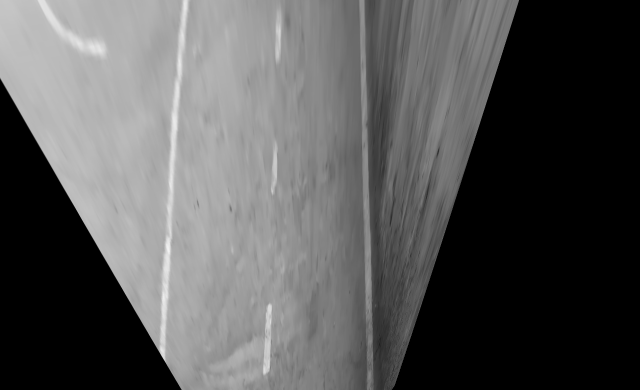
#> input picture Camera_LaneExtraction/IPM_Images/IPM_Image0.png, 1280 x 780 px, found by its file name (shown at 1/2 size)
$ python rayleigh_test.py
#> lines starting #> are read from the running program, lines starting #| are printed output that depends on the picture; long printed decimals are rounded
import numpy as np
from scipy.stats import rayleigh
import cv2
import matplotlib.pyplot as plt
import math

path = '/Users/kshitijvaidya/Desktop/VirtualEnvironment/CV_IPM_Task/ipm_image/ipm_image0.png'
image = cv2.imread(path)
#> image is the input picture: shape (780, 1280, 3); min 0, max 242, mean 86.8
image = cv2.cvtColor(image, cv2.COLOR_BGR2GRAY)
#> image: shape (780, 1280)
hist = cv2.calcHist([image], [0], None, [207], [50, 256])
#> hist = 207 values, max 11823 at index 122, min 0 at index 193, mean 2893.5
hist_normal = (hist - np.min(hist)) / (np.max(hist) - np.min(hist))
#> hist_normal = 207 values, max 1 at index 122, min 0 at index 193, mean 0.245
left_hist = hist_normal[0:97]
#> left_hist = 97 values, max 0.475 at index 66, min 0.0233 at index 0, mean 0.235
right_hist = hist_normal[97:]
#> right_hist = 110 values, max 1 at index 25, min 0 at index 96, mean 0.254

x = np.linspace(0, 1, 207)

mean1 = np.mean(left_hist)
#> mean1 = 0.235
mean2 = np.mean(right_hist)
#> mean2 = 0.254

param1 = mean1 * math.sqrt(2 / math.pi)
#> param1 = 0.187
param2 = mean2 * math.sqrt(2 / math.pi)
#> param2 = 0.202

data1 = np.random.rayleigh(param1, 5000)
#> data1 = 5000 values, max 0.847 at index 2749, min 0.00225 at index 3856, mean 0.234
data2 = np.random.rayleigh(param2, 2000) + 0.5
#> data2 = 2000 values, max 1.41 at index 81, min 0.506 at index 510, mean 0.75

concat_data = np.concatenate((data1, data2))
#> concat_data = 7000 values, max 1.41 at index 5081, min 0.00225 at index 3856, mean 0.381

print(param1, param2)
#| 0.1871 0.2024


plt.hist(data1, bins = 40, label="Data1", density = True, alpha=0.2, color='red')
plt.hist(data2, bins = 40, label="Data2", density = True, alpha=0.2, color='blue')
plt.hist(concat_data, bins=40, label="Concat", density = True, alpha = 0.8, color='green')

hist_normal = (hist - np.min(hist)) / (np.max(hist) - np.min(hist)) * 0.6
#> hist_normal = 207 values, max 0.6 at index 122, min 0 at index 193, mean 0.147
plt.plot(x, (hist_normal * 3), color='black')
plt.xlabel('X')
plt.ylabel('Probability Density')
plt.title('Rayleigh Distribution PDF')
plt.legend()

# plt.plot(concat_data)
plt.show()
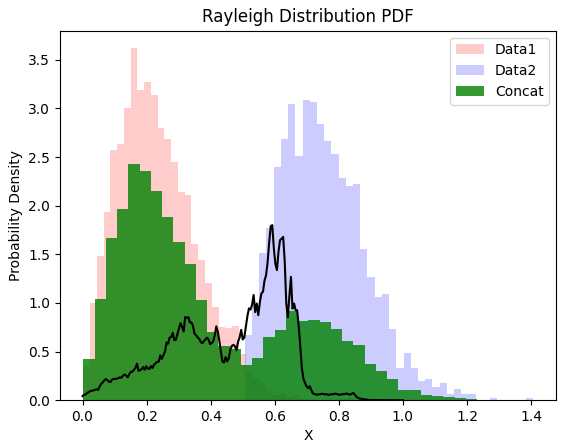
#> figure drawn by matplotlib, 1 panel; tallest bar 3.62 high, from x = 0.15 to 0.171; tallest bar 3.09 high, from x = 0.687 to 0.709; tallest bar 2.43 high, from x = 0.143 to 0.178; curve peaks at x = 0.592, y = 1.8
